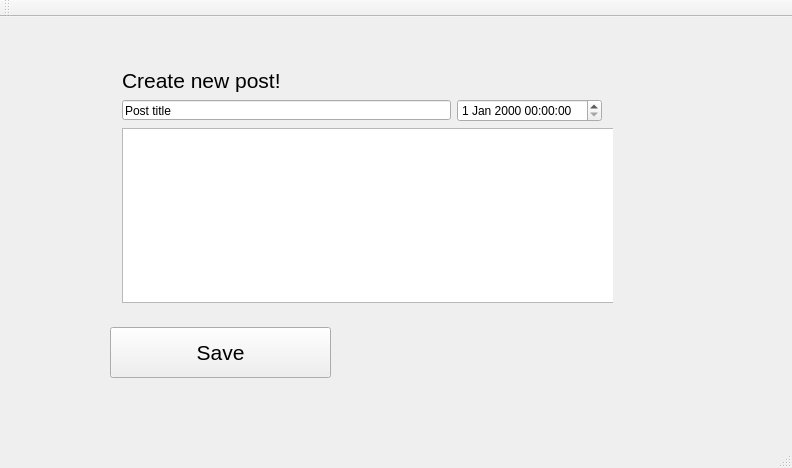
<?xml version="1.0" encoding="UTF-8"?>
<ui version="4.0">
 <class>NewPostUI</class>
 <widget class="QMainWindow" name="NewPostUI">
  <property name="geometry">
   <rect>
    <x>0</x>
    <y>0</y>
    <width>792</width>
    <height>468</height>
   </rect>
  </property>
  <property name="windowTitle">
   <string>NewPostUI</string>
  </property>
  <widget class="QWidget" name="centralWidget">
   <widget class="QPushButton" name="NewPostSave_pusButton">
    <property name="geometry">
     <rect>
      <x>110</x>
      <y>310</y>
      <width>221</width>
      <height>51</height>
     </rect>
    </property>
    <property name="font">
     <font>
      <pointsize>16</pointsize>
     </font>
    </property>
    <property name="text">
     <string>Save</string>
    </property>
   </widget>
   <widget class="QWidget" name="">
    <property name="geometry">
     <rect>
      <x>111</x>
      <y>40</y>
      <width>502</width>
      <height>257</height>
     </rect>
    </property>
    <layout class="QGridLayout" name="gridLayout">
     <item row="0" column="0">
      <widget class="QLabel" name="NewPost_Label">
       <property name="font">
        <font>
         <pointsize>16</pointsize>
        </font>
       </property>
       <property name="text">
        <string>Create new post!</string>
       </property>
       <property name="alignment">
        <set>Qt::AlignLeading|Qt::AlignLeft|Qt::AlignTop</set>
       </property>
       <property name="margin">
        <number>3</number>
       </property>
      </widget>
     </item>
     <item row="1" column="0">
      <widget class="QLineEdit" name="NewPostTitle_lineEdit">
       <property name="minimumSize">
        <size>
         <width>200</width>
         <height>20</height>
        </size>
       </property>
       <property name="maximumSize">
        <size>
         <width>1000</width>
         <height>20</height>
        </size>
       </property>
       <property name="text">
        <string>Post title</string>
       </property>
       <property name="alignment">
        <set>Qt::AlignBottom|Qt::AlignLeading|Qt::AlignLeft</set>
       </property>
      </widget>
     </item>
     <item row="1" column="1">
      <widget class="QDateTimeEdit" name="NewPost_dateTimeEdit"/>
     </item>
     <item row="2" column="0" colspan="2">
      <widget class="QTextEdit" name="NewPost_Description_TextEdit">
       <property name="minimumSize">
        <size>
         <width>500</width>
         <height>120</height>
        </size>
       </property>
       <property name="maximumSize">
        <size>
         <width>1000</width>
         <height>500</height>
        </size>
       </property>
      </widget>
     </item>
    </layout>
   </widget>
  </widget>
  <widget class="QMenuBar" name="menuBar">
   <property name="geometry">
    <rect>
     <x>0</x>
     <y>0</y>
     <width>792</width>
     <height>21</height>
    </rect>
   </property>
  </widget>
  <widget class="QToolBar" name="mainToolBar">
   <attribute name="toolBarArea">
    <enum>TopToolBarArea</enum>
   </attribute>
   <attribute name="toolBarBreak">
    <bool>false</bool>
   </attribute>
  </widget>
  <widget class="QStatusBar" name="statusBar"/>
 </widget>
 <layoutdefault spacing="6" margin="11"/>
 <resources/>
 <connections/>
</ui>
